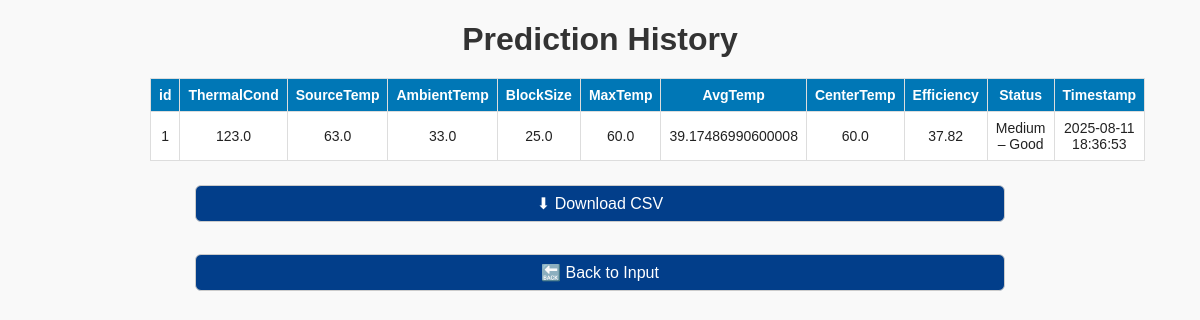
The app's page /history with its own data.
### tables this page shows
CREATE TABLE predictions (
            id INTEGER PRIMARY KEY AUTOINCREMENT,
            ThermalCond REAL,
            SourceTemp REAL,
            AmbientTemp REAL,
            BlockSize REAL,
            MaxTemp REAL,
            AvgTemp REAL,
            CenterTemp REAL,
            Efficiency REAL,
            Status TEXT,
            Timestamp DATETIME DEFAULT CURRENT_TIMESTAMP
        );

### app.py (the view)
@app.route("/history")
def history():
    conn = sqlite3.connect(DB_FILE)
    df = pd.read_sql_query("SELECT * FROM predictions ORDER BY Timestamp DESC LIMIT 200", conn)
    conn.close()
    rows = df.to_dict(orient="records")
    return render_template("history.html", history=rows)

### templates/history.html (shortened to what this page needs)
<!DOCTYPE html>
<html>
<head>
    <link rel="stylesheet" href="{{ url_for('static', filename='style.css') }}">
</head>
<body>
    <h1>Prediction History</h1>
    {% if history %}
    <table>
        <thead>
            <tr>
                {% for col in history[0].keys() %}
                <th>{{ col }}</th>
                {% endfor %}
            </tr>
        </thead>
        <tbody>
            {% for row in history %}
            <tr>
                {% for val in row.values() %}
                <td>{{ val }}</td>
                {% endfor %}
            </tr>
            {% endfor %}
        </tbody>
    </table>
    <p><a class="button" href="{{ url_for('download_history') }}">⬇ Download CSV</a></p>
    {% else %}
    <p>No history available yet.</p>
    {% endif %}
    <p><a class="button" href="{{ url_for('index') }}">🔙 Back to Input</a></p>
</body>
</html>

### static/style.css (style rules this page uses)
body { font-family: Arial, sans-serif; margin: 20px auto; max-width: 900px; background: #f9f9f9; text-align: center; color: #222; }
h1 { color: #333; margin-bottom: 20px; }
form input, form button, .button { display: block; width: 90%; margin: 10px auto; padding: 10px; font-size: 1rem; border-radius: 5px; border: 1px solid #ccc; box-sizing: border-box; }
table { width: 100%; border-collapse: collapse; margin-top: 20px; background: white; }
th, td { border: 1px solid #ddd; padding: 8px; font-size: 14px; }
th { background-color: #0077b6; color: white; }
.button { display: inline-block; padding: 8px 14px; background: #023e8a; color: #fff; border-radius: 6px; margin: 8px; text-decoration: none; }

### records on screen
predictions: values "1" "123.0" "63.0" "33.0" "25.0" "60.0" "39.17486990600008" "60.0" "37.82", Status "Medium – Good", Timestamp "2025-08-11 18:36:53"

### other values on screen
{{ col }} "id" "ThermalCond" "SourceTemp" "AmbientTemp" "BlockSize" "MaxTemp" "AvgTemp" "CenterTemp" "Efficiency" "Status" "Timestamp"
